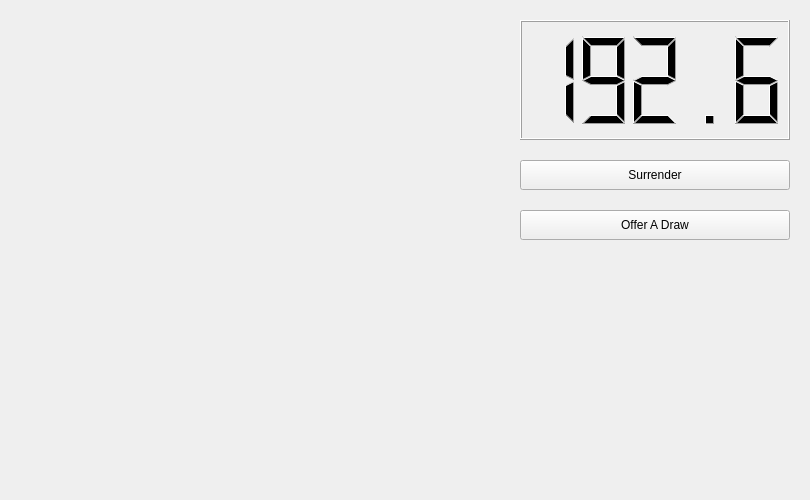
<?xml version="1.0" encoding="UTF-8"?>
<ui version="4.0">
 <class>MainWindow</class>
 <widget class="QMainWindow" name="MainWindow">
  <property name="geometry">
   <rect>
    <x>0</x>
    <y>0</y>
    <width>810</width>
    <height>500</height>
   </rect>
  </property>
  <property name="sizePolicy">
   <sizepolicy hsizetype="Fixed" vsizetype="Fixed">
    <horstretch>0</horstretch>
    <verstretch>0</verstretch>
   </sizepolicy>
  </property>
  <property name="windowTitle">
   <string>Draughts</string>
  </property>
  <widget class="QWidget" name="centralWidget">
   <widget class="QLCDNumber" name="time">
    <property name="geometry">
     <rect>
      <x>520</x>
      <y>20</y>
      <width>270</width>
      <height>120</height>
     </rect>
    </property>
    <property name="smallDecimalPoint">
     <bool>false</bool>
    </property>
    <property name="value" stdset="0">
     <double>192.599999999999994</double>
    </property>
   </widget>
   <widget class="QPushButton" name="surrender">
    <property name="geometry">
     <rect>
      <x>520</x>
      <y>160</y>
      <width>270</width>
      <height>30</height>
     </rect>
    </property>
    <property name="text">
     <string>Surrender</string>
    </property>
   </widget>
   <widget class="QPushButton" name="offerADraw">
    <property name="geometry">
     <rect>
      <x>520</x>
      <y>210</y>
      <width>270</width>
      <height>30</height>
     </rect>
    </property>
    <property name="text">
     <string>Offer A Draw</string>
    </property>
   </widget>
  </widget>
 </widget>
 <layoutdefault spacing="6" margin="11"/>
 <resources/>
 <connections/>
</ui>
